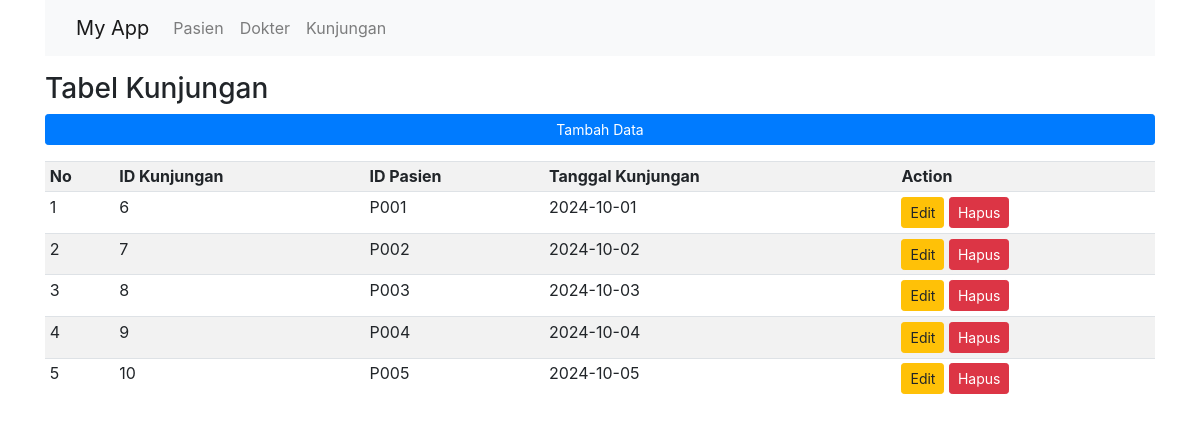
Page /controller_kunjungan.php on the committed database.
### tables this page shows
CREATE TABLE `kunjungan` (
  `idKunjungan` int(11) NOT NULL,
  `idPasien` varchar(10) DEFAULT NULL,
  `idDokter` varchar(10) DEFAULT NULL,
  `tanggal` date DEFAULT NULL,
  `keluhan` text DEFAULT NULL,
  `diagnosis` text DEFAULT NULL
);

### controller_kunjungan.php (called while the page is built, shortened)
<?php
include 'model_kunjungan.php';
$isiTabelKunjungan = getTabelKunjungan();
include 'view_kunjungan.php';
?>

### model_kunjungan.php (called while the page is built)
<?php
function koneksi() {
    $dbhost = "localhost";
    $dbuser = "root";
    $dbpass = "";
    $dbname = "rumah_sakit";
    return mysqli_connect($dbhost, $dbuser, $dbpass, $dbname);
}
function getTabelKunjungan() {
    $link = koneksi();
    $query = "SELECT * FROM kunjungan";
    $result = mysqli_query($link, $query);
    $hasil = mysqli_fetch_all($result, MYSQLI_ASSOC);
    return $hasil;
}
?>

### view_kunjungan.php (the view, shortened to what this page needs)
<html>
<head>
   <link rel="stylesheet" href="https://cdn.jsdelivr.net/npm/bootstrap@4.1.3/dist/css/bootstrap.min.css">
</head>
<body>
   <div class="container">
   <nav class="navbar navbar-expand-lg navbar-light bg-light">
           <div class="container-fluid">
               <a href="pasien.php" class="navbar-brand">My App</a>
               <div class="collapse navbar-collapse" id="navbarSupportedContent">
                   <ul class="navbar-nav me-auto mb-2 mb-lg-0">
                       <li class="nav-item">
                           <a href="index.php" class="nav-link" aria-current="page">Pasien</a>
                       </li>
                       <li class="nav-item">
                           <a href="controller_dokter.php" class="nav-link" aria-current="page">Dokter</a>
                       </li>
                       <li class="nav-item">
                           <a href="controller_kunjungan.php" class="nav-link" aria-current="page">Kunjungan</a>
                       </li>
                   </ul>
               </div>
           </div>
       </nav>
       <div class="row mt-3">
           <div class="col-sm">
               <h3>Tabel Kunjungan</h3>
           </div>
       </div>
       <div class="row">
           <div class="col">
               <a href="tambahkunjungan.php" class="btn btn-primary btn-sm d-flex justify-content-center">Tambah Data</a>
           </div>
       </div>
       <div class="row mt-3">
           <div class="col">
               <table class="table table-striped table-hover table-sm">
                   <tr>
                       <th>No</th>
                       <th>ID Kunjungan</th>
                       <th>ID Pasien</th>
                       <th>Tanggal Kunjungan</th>
                       <th>Action</th>
                   </tr>
                   <?php
                   $no = 1;
                   foreach ($isiTabelKunjungan as $data) {
                   ?>
                       <tr>
    <td><?= $no++; ?></td>
    <td><?= $data['idKunjungan']; ?></td>
    <td><?= $data['idPasien']; ?></td>
    <td><?= $data['tanggal']; ?></td>
    <td>
        <a href="editkunjungan.php?edit=<?= $data['idKunjungan']; ?>" class="btn btn-warning btn-sm">Edit</a>
        <a href="koneksi.php?idKunjungan=<?= $data['idKunjungan']; ?>" class="btn btn-danger btn-sm">Hapus</a>
    </td>
</tr>
                   <?php } ?>
               </table>
           </div>
       </div>
   </div>
</body>
</html>

### rows in the picture
kunjungan: idKunjungan "6", idPasien "P001", tanggal "2024-10-01"
kunjungan: idKunjungan "7", idPasien "P002", tanggal "2024-10-02"
kunjungan: idKunjungan "8", idPasien "P003", tanggal "2024-10-03"
kunjungan: idKunjungan "9", idPasien "P004", tanggal "2024-10-04"
kunjungan: idKunjungan "10", idPasien "P005", tanggal "2024-10-05"
